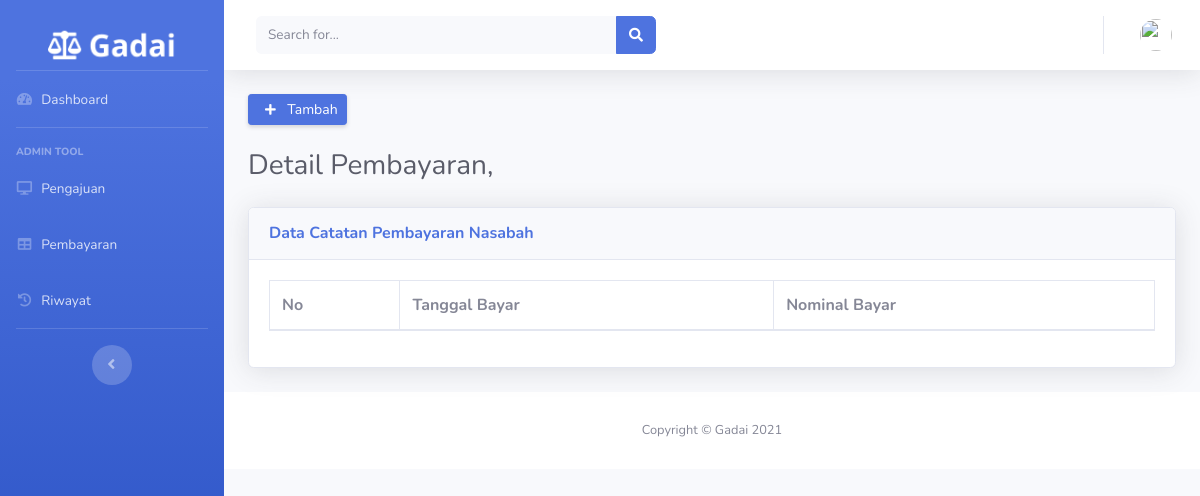
The page /Pembayaran/detailPembayaran/3 on the database as committed earlier.
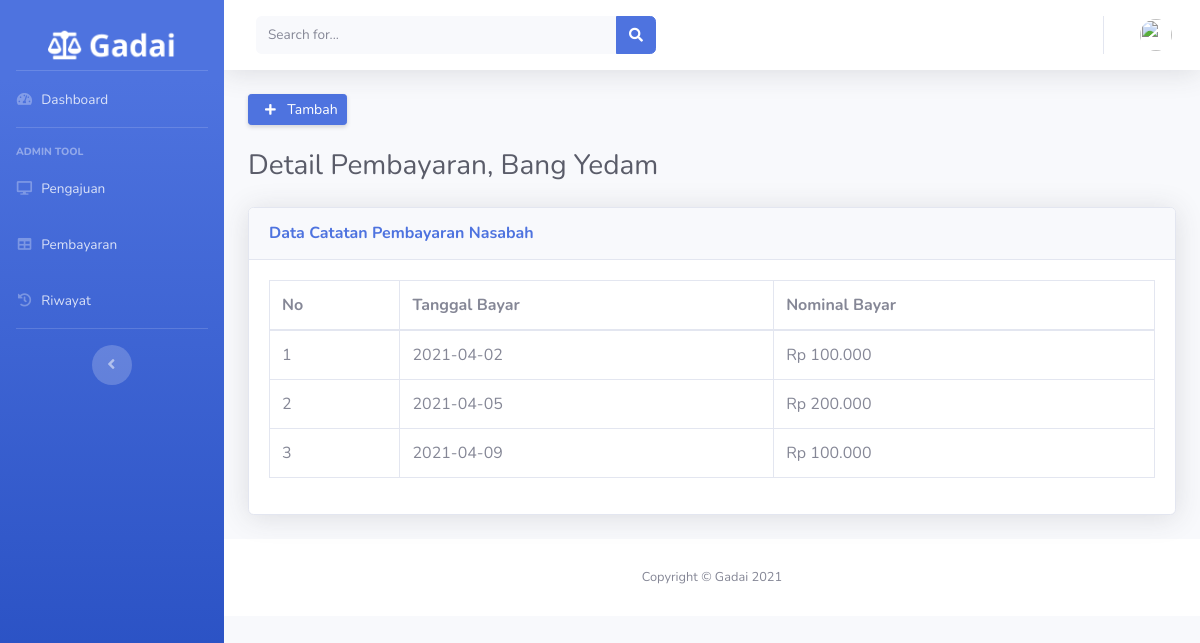
The same page on the database as committed later.
### tables this page shows
CREATE TABLE `pengajuan_gadai` (
  `id` int(11) NOT NULL,
  `nama_nasabah` varchar(128) NOT NULL,
  `alamat` varchar(128) NOT NULL,
  `tanggal_pinjam` date NOT NULL,
  `batas_pengembalian` date NOT NULL,
  `jumlah_peminjaman` int(11) NOT NULL,
  `nama_jaminan` varchar(128) NOT NULL,
  `bukti_jaminan` varchar(128) NOT NULL,
  `status` int(2) NOT NULL
);

CREATE TABLE `catatan_pembayaran` (
  `id` int(11) NOT NULL,
  `id_pengajuan` int(11) NOT NULL,
  `tanggal_bayar` date NOT NULL,
  `nominal_bayar` int(11) NOT NULL,
  `bukti_bayar` varchar(128) NOT NULL
);

### application/controllers/Pembayaran.php (called while the page is built, shortened)
<?php
class Pembayaran extends CI_Controller
{
    public function __construct()
    {
        $this->load->model(array('Pembayaran_model'));
    }
    public function detailPembayaran($id)
    {
        $data['title'] = 'DetailPembayaran';
        $data['user'] = $this->db->get_where('user_admin', ['email' => $this->session->userdata('email')])->row_array();
        $data['pembayaran'] = $this->Pembayaran_model->getNasabahById($id);
        $data['catatanpembayaran'] = $this->Pembayaran_model->getDataPembayaran($id);
        $this->load->view('templates/header', $data);
        $this->load->view('templates/sidebar', $data);
        $this->load->view('templates/topbar', $data);
        $this->load->view('admin/detailPembayaran', $data);
        $this->load->view('templates/footer');
    }
}

### index.php (called while the page is built, shortened)
<?php
require_once BASEPATH.'core/CodeIgniter.php';

### application/models/Pembayaran_model.php (called while the page is built, shortened)
<?php
class Pembayaran_model extends CI_Model
{
    public function getNasabahById($id)
    {
        $this->db->from('catatan_pembayaran');
        $this->db->join('pengajuan_gadai', 'pengajuan_gadai.id = catatan_pembayaran.id_pengajuan');
        $this->db->group_by(array('id_pengajuan'));
        $this->db->where(['id_pengajuan' => $id]);
        return $this->db->get()->row_array();
    }
    public function getDataPembayaran($id)
    {
        $this->db->select("*");
        $this->db->from('catatan_pembayaran');
        $this->db->join('pengajuan_gadai', 'pengajuan_gadai.id = catatan_pembayaran.id_pengajuan');
        $this->db->where(['id_pengajuan' => $id]);
        return $this->db->get()->result_array();
    }
}

### application/views/admin/detailPembayaran.php (the view, shortened to what this page needs)
<div class="container-fluid">
    <div class="d-sm-flex align-items-center justify-content-between mb-4">
        <a href="<?php echo base_url('Pembayaran/tambahPembayaran'); ?>" class="d-none d-sm-inline-block btn btn-sm btn-primary shadow-sm ">
            <i class="fa fa-plus fa-sm text-white-100 mx-2">
            </i> Tambah</a>
    </div>
    <h1 class="h3 mb-4 text-gray-800 text-left"><?php echo 'Detail Pembayaran, ' . $pembayaran['nama_nasabah']; ?></h1>
    <div class="card shadow mb-4">
        <div class="card-header py-3">
            <h6 class="m-0 font-weight-bold text-primary">Data Catatan Pembayaran Nasabah</h6>
        </div>
        <div class="card-body">
            <div class="table-responsive">
                <table class="table table-bordered" id="dataTable" width="100%" cellspacing="0">
                    <thead>
                        <tr>
                            <th>No</th>
                            <th>Tanggal Bayar</th>
                            <th>Nominal Bayar</th>
                        </tr>
                    </thead>
                    <tbody>
                        <?php $no = 1;
                        foreach ($catatanpembayaran as $catatan) { ?>
                            <tr>
                                <td><?php echo $no++; ?></td>
                                <td><?php echo $catatan['tanggal_bayar']; ?></td>
                                <td><?php echo "Rp " . number_format($catatan['nominal_bayar'], 0, ",", ".")  ?></td>
                            </tr>
                        <?php } ?>
                    </tbody>
                </table>
            </div>
        </div>
    </div>
</div>

Rows that differ between the two databases and show on the page:
now on this page (row edited): pengajuan_gadai: nama_nasabah "Bang Yedam"
now on this page (row edited): catatan_pembayaran: tanggal_bayar "2021-04-02", nominal_bayar "100.000"
now on this page (row edited): catatan_pembayaran: tanggal_bayar "2021-04-05", nominal_bayar "200.000"
now on this page (row edited): catatan_pembayaran: tanggal_bayar "2021-04-09", nominal_bayar "100.000"
